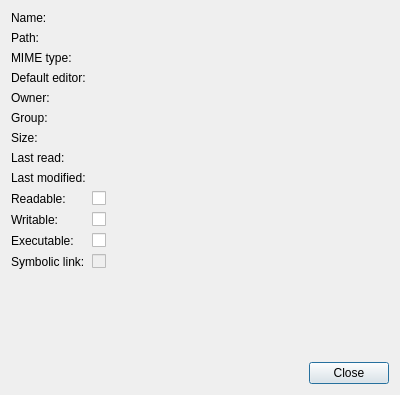
<?xml version="1.0" encoding="UTF-8"?>
<ui version="4.0">
 <class>FilePropertiesDialog</class>
 <widget class="QDialog" name="FilePropertiesDialog">
  <property name="geometry">
   <rect>
    <x>0</x>
    <y>0</y>
    <width>400</width>
    <height>395</height>
   </rect>
  </property>
  <property name="windowTitle">
   <string>File Properties</string>
  </property>
  <layout class="QVBoxLayout" name="verticalLayout">
   <item>
    <layout class="QFormLayout" name="formLayout">
     <item row="4" column="0">
      <widget class="QLabel" name="label">
       <property name="text">
        <string>Owner:</string>
       </property>
      </widget>
     </item>
     <item row="4" column="1">
      <widget class="QLabel" name="owner">
       <property name="text">
        <string/>
       </property>
       <property name="textInteractionFlags">
        <set>Qt::TextSelectableByMouse</set>
       </property>
      </widget>
     </item>
     <item row="5" column="0">
      <widget class="QLabel" name="label_2">
       <property name="text">
        <string>Group:</string>
       </property>
      </widget>
     </item>
     <item row="5" column="1">
      <widget class="QLabel" name="group">
       <property name="text">
        <string/>
       </property>
       <property name="textInteractionFlags">
        <set>Qt::TextSelectableByMouse</set>
       </property>
      </widget>
     </item>
     <item row="6" column="0">
      <widget class="QLabel" name="label_3">
       <property name="text">
        <string>Size:</string>
       </property>
      </widget>
     </item>
     <item row="6" column="1">
      <widget class="QLabel" name="size">
       <property name="text">
        <string/>
       </property>
       <property name="textInteractionFlags">
        <set>Qt::TextSelectableByMouse</set>
       </property>
      </widget>
     </item>
     <item row="9" column="1">
      <widget class="QCheckBox" name="readable">
       <property name="enabled">
        <bool>true</bool>
       </property>
       <property name="text">
        <string/>
       </property>
       <property name="checkable">
        <bool>true</bool>
       </property>
      </widget>
     </item>
     <item row="10" column="1">
      <widget class="QCheckBox" name="writable">
       <property name="enabled">
        <bool>true</bool>
       </property>
       <property name="text">
        <string/>
       </property>
       <property name="checkable">
        <bool>true</bool>
       </property>
      </widget>
     </item>
     <item row="11" column="1">
      <widget class="QCheckBox" name="executable">
       <property name="enabled">
        <bool>true</bool>
       </property>
       <property name="text">
        <string/>
       </property>
       <property name="checkable">
        <bool>true</bool>
       </property>
      </widget>
     </item>
     <item row="12" column="1">
      <widget class="QCheckBox" name="symLink">
       <property name="enabled">
        <bool>false</bool>
       </property>
       <property name="text">
        <string/>
       </property>
       <property name="checkable">
        <bool>true</bool>
       </property>
      </widget>
     </item>
     <item row="7" column="1">
      <widget class="QLabel" name="lastRead">
       <property name="text">
        <string/>
       </property>
       <property name="textInteractionFlags">
        <set>Qt::TextSelectableByMouse</set>
       </property>
      </widget>
     </item>
     <item row="8" column="1">
      <widget class="QLabel" name="lastModified">
       <property name="text">
        <string/>
       </property>
       <property name="textInteractionFlags">
        <set>Qt::TextSelectableByMouse</set>
       </property>
      </widget>
     </item>
     <item row="0" column="1">
      <widget class="QLabel" name="name">
       <property name="text">
        <string/>
       </property>
       <property name="textInteractionFlags">
        <set>Qt::TextSelectableByMouse</set>
       </property>
      </widget>
     </item>
     <item row="1" column="1">
      <widget class="QLabel" name="path">
       <property name="text">
        <string/>
       </property>
       <property name="textInteractionFlags">
        <set>Qt::TextSelectableByMouse</set>
       </property>
      </widget>
     </item>
     <item row="0" column="0">
      <widget class="QLabel" name="label_4">
       <property name="text">
        <string>Name:</string>
       </property>
      </widget>
     </item>
     <item row="1" column="0">
      <widget class="QLabel" name="label_5">
       <property name="text">
        <string>Path:</string>
       </property>
      </widget>
     </item>
     <item row="7" column="0">
      <widget class="QLabel" name="label_6">
       <property name="text">
        <string>Last read:</string>
       </property>
      </widget>
     </item>
     <item row="8" column="0">
      <widget class="QLabel" name="label_7">
       <property name="text">
        <string>Last modified:</string>
       </property>
      </widget>
     </item>
     <item row="9" column="0">
      <widget class="QLabel" name="label_8">
       <property name="text">
        <string>Readable:</string>
       </property>
      </widget>
     </item>
     <item row="10" column="0">
      <widget class="QLabel" name="label_9">
       <property name="text">
        <string>Writable:</string>
       </property>
      </widget>
     </item>
     <item row="11" column="0">
      <widget class="QLabel" name="label_10">
       <property name="text">
        <string>Executable:</string>
       </property>
      </widget>
     </item>
     <item row="12" column="0">
      <widget class="QLabel" name="label_11">
       <property name="text">
        <string>Symbolic link:</string>
       </property>
      </widget>
     </item>
     <item row="2" column="0">
      <widget class="QLabel" name="label_12">
       <property name="text">
        <string>MIME type:</string>
       </property>
      </widget>
     </item>
     <item row="3" column="0">
      <widget class="QLabel" name="label_13">
       <property name="text">
        <string>Default editor:</string>
       </property>
      </widget>
     </item>
     <item row="2" column="1">
      <widget class="QLabel" name="mimeType">
       <property name="text">
        <string/>
       </property>
      </widget>
     </item>
     <item row="3" column="1">
      <widget class="QLabel" name="defaultEditor">
       <property name="text">
        <string/>
       </property>
      </widget>
     </item>
    </layout>
   </item>
   <item>
    <widget class="QDialogButtonBox" name="buttonBox">
     <property name="orientation">
      <enum>Qt::Horizontal</enum>
     </property>
     <property name="standardButtons">
      <set>QDialogButtonBox::Close</set>
     </property>
    </widget>
   </item>
  </layout>
 </widget>
 <resources/>
 <connections>
  <connection>
   <sender>buttonBox</sender>
   <signal>accepted()</signal>
   <receiver>FilePropertiesDialog</receiver>
   <slot>accept()</slot>
   <hints>
    <hint type="sourcelabel">
     <x>248</x>
     <y>254</y>
    </hint>
    <hint type="destinationlabel">
     <x>157</x>
     <y>274</y>
    </hint>
   </hints>
  </connection>
  <connection>
   <sender>buttonBox</sender>
   <signal>rejected()</signal>
   <receiver>FilePropertiesDialog</receiver>
   <slot>reject()</slot>
   <hints>
    <hint type="sourcelabel">
     <x>316</x>
     <y>260</y>
    </hint>
    <hint type="destinationlabel">
     <x>286</x>
     <y>274</y>
    </hint>
   </hints>
  </connection>
 </connections>
</ui>
